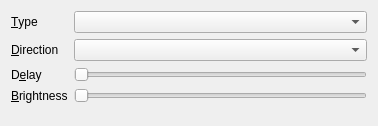
<?xml version="1.0" encoding="UTF-8"?>
<ui version="4.0">
 <class>PageLight</class>
 <widget class="QWidget" name="PageLight">
  <property name="geometry">
   <rect>
    <x>0</x>
    <y>0</y>
    <width>378</width>
    <height>126</height>
   </rect>
  </property>
  <layout class="QFormLayout" name="layout">
   <item row="1" column="0">
    <widget class="QLabel" name="labelType">
     <property name="text">
      <string>&amp;Type</string>
     </property>
     <property name="buddy">
      <cstring>cbType</cstring>
     </property>
    </widget>
   </item>
   <item row="1" column="1">
    <widget class="QComboBox" name="cbType"/>
   </item>
   <item row="2" column="0">
    <widget class="QLabel" name="labelDirection">
     <property name="text">
      <string>&amp;Direction</string>
     </property>
     <property name="buddy">
      <cstring>cbDirection</cstring>
     </property>
    </widget>
   </item>
   <item row="2" column="1">
    <widget class="QComboBox" name="cbDirection"/>
   </item>
   <item row="3" column="0">
    <widget class="QLabel" name="labelDelay">
     <property name="text">
      <string>D&amp;elay</string>
     </property>
     <property name="buddy">
      <cstring>sliderDelay</cstring>
     </property>
    </widget>
   </item>
   <item row="3" column="1">
    <widget class="QSlider" name="sliderDelay">
     <property name="minimum">
      <number>1</number>
     </property>
     <property name="maximum">
      <number>10</number>
     </property>
     <property name="pageStep">
      <number>2</number>
     </property>
     <property name="orientation">
      <enum>Qt::Horizontal</enum>
     </property>
    </widget>
   </item>
   <item row="4" column="0">
    <widget class="QLabel" name="labelBrightness">
     <property name="text">
      <string>&amp;Brightness</string>
     </property>
     <property name="buddy">
      <cstring>sliderBrightness</cstring>
     </property>
    </widget>
   </item>
   <item row="4" column="1">
    <widget class="QSlider" name="sliderBrightness">
     <property name="maximum">
      <number>50</number>
     </property>
     <property name="orientation">
      <enum>Qt::Horizontal</enum>
     </property>
    </widget>
   </item>
  </layout>
 </widget>
 <resources/>
 <connections>
  <connection>
   <sender>cbType</sender>
   <signal>currentIndexChanged(int)</signal>
   <receiver>PageLight</receiver>
   <slot>onLightTypeChanged(int)</slot>
   <hints>
    <hint type="sourcelabel">
     <x>20</x>
     <y>20</y>
    </hint>
    <hint type="destinationlabel">
     <x>20</x>
     <y>20</y>
    </hint>
   </hints>
  </connection>
 </connections>
</ui>
